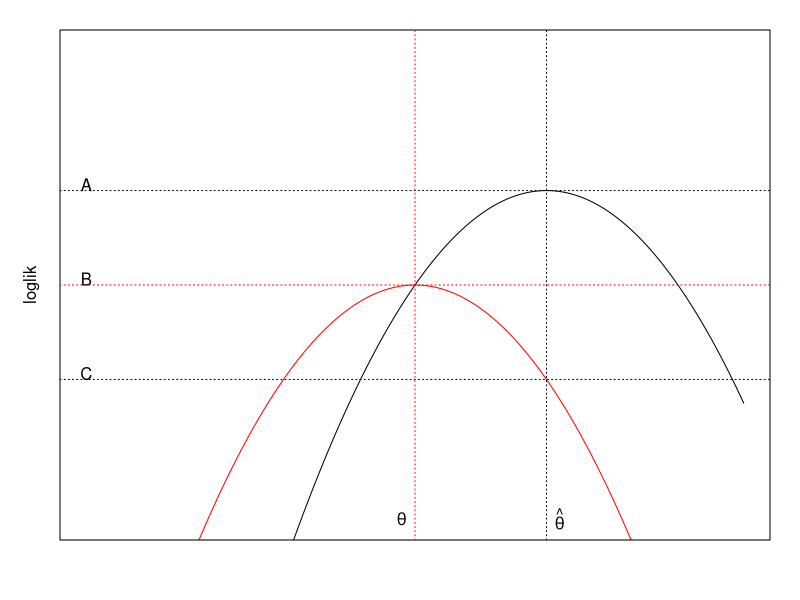

R code for this plot:
## ---- chunk 1
#| echo: false
#| fig-width: 5
#| fig-height: 5
#| out-width: "3in"
  x=seq(0,10,length=200)
  par(mai=c(0.6,0.6,0.3,0.3))
  plot(x,y=10-(x-5)^2,ylim=c(0,20),ty='l',col="red",axes=FALSE,ylab="y")
  mtext("loglik", side=2,line=1)
  text(4.8,0.1,expression(theta))
  text(7.2,0.1,expression(hat(theta)))
  text(0,14.25,"A")
  text(0,10.25,"B")
  text(0,6.25,"C")
  box()
  lines(x,y=14-(x-7)^2)
  abline(h=14,lty="dotted")
  abline(h=10,lty="dotted",col="red")
  abline(h=6,lty="dotted")
  abline(v=5,lty="dotted",col="red")
  abline(v=7,lty="dotted")
